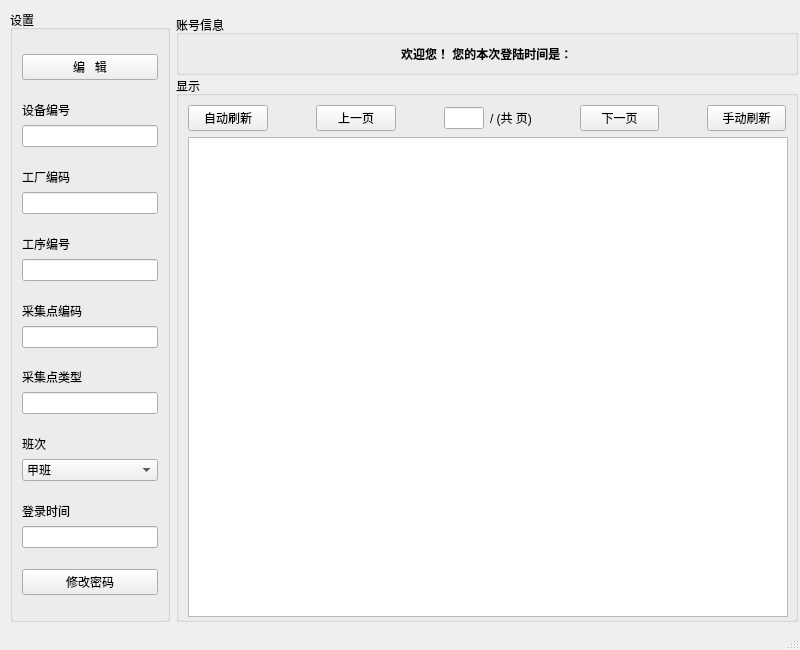
<?xml version="1.0" encoding="UTF-8"?>
<ui version="4.0">
 <class>MainWindow</class>
 <widget class="QMainWindow" name="MainWindow">
  <property name="geometry">
   <rect>
    <x>0</x>
    <y>0</y>
    <width>800</width>
    <height>650</height>
   </rect>
  </property>
  <property name="minimumSize">
   <size>
    <width>800</width>
    <height>650</height>
   </size>
  </property>
  <property name="windowTitle">
   <string>包装机监控</string>
  </property>
  <widget class="QWidget" name="centralwidget">
   <widget class="QWidget" name="layoutWidget">
    <property name="geometry">
     <rect>
      <x>10</x>
      <y>10</y>
      <width>788</width>
      <height>612</height>
     </rect>
    </property>
    <layout class="QGridLayout" name="showGrid">
     <item row="1" column="1">
      <widget class="QGroupBox" name="showBox">
       <property name="minimumSize">
        <size>
         <width>620</width>
         <height>510</height>
        </size>
       </property>
       <property name="title">
        <string>显示</string>
       </property>
       <layout class="QGridLayout" name="gridLayout_4">
        <item row="0" column="0">
         <widget class="QPushButton" name="refreshSelfBtn">
          <property name="text">
           <string>自动刷新</string>
          </property>
         </widget>
        </item>
        <item row="0" column="1">
         <spacer name="horizontalSpacer_7">
          <property name="orientation">
           <enum>Qt::Horizontal</enum>
          </property>
          <property name="sizeHint" stdset="0">
           <size>
            <width>35</width>
            <height>20</height>
           </size>
          </property>
         </spacer>
        </item>
        <item row="0" column="2">
         <widget class="QPushButton" name="prevPageBtn">
          <property name="text">
           <string>上一页</string>
          </property>
         </widget>
        </item>
        <item row="0" column="3">
         <spacer name="horizontalSpacer_6">
          <property name="orientation">
           <enum>Qt::Horizontal</enum>
          </property>
          <property name="sizeHint" stdset="0">
           <size>
            <width>35</width>
            <height>20</height>
           </size>
          </property>
         </spacer>
        </item>
        <item row="0" column="4">
         <widget class="QLineEdit" name="curPageNoEdit">
          <property name="maximumSize">
           <size>
            <width>40</width>
            <height>16777215</height>
           </size>
          </property>
         </widget>
        </item>
        <item row="0" column="5">
         <widget class="QLabel" name="totalPageLable">
          <property name="text">
           <string>/ (共 页)</string>
          </property>
         </widget>
        </item>
        <item row="0" column="6">
         <spacer name="horizontalSpacer_3">
          <property name="orientation">
           <enum>Qt::Horizontal</enum>
          </property>
          <property name="sizeHint" stdset="0">
           <size>
            <width>36</width>
            <height>20</height>
           </size>
          </property>
         </spacer>
        </item>
        <item row="0" column="7">
         <widget class="QPushButton" name="nextPageBtn">
          <property name="text">
           <string>下一页</string>
          </property>
         </widget>
        </item>
        <item row="0" column="8">
         <spacer name="horizontalSpacer_5">
          <property name="orientation">
           <enum>Qt::Horizontal</enum>
          </property>
          <property name="sizeHint" stdset="0">
           <size>
            <width>35</width>
            <height>20</height>
           </size>
          </property>
         </spacer>
        </item>
        <item row="0" column="9">
         <widget class="QPushButton" name="refreshBtn">
          <property name="text">
           <string>手动刷新</string>
          </property>
         </widget>
        </item>
        <item row="1" column="0" colspan="10">
         <widget class="QTableView" name="showTable">
          <property name="minimumSize">
           <size>
            <width>600</width>
            <height>480</height>
           </size>
          </property>
          <property name="verticalScrollBarPolicy">
           <enum>Qt::ScrollBarAlwaysOff</enum>
          </property>
          <property name="horizontalScrollBarPolicy">
           <enum>Qt::ScrollBarAlwaysOff</enum>
          </property>
          <property name="editTriggers">
           <set>QAbstractItemView::NoEditTriggers</set>
          </property>
         </widget>
        </item>
       </layout>
      </widget>
     </item>
     <item row="0" column="1">
      <widget class="QGroupBox" name="accountBox">
       <property name="minimumSize">
        <size>
         <width>620</width>
         <height>60</height>
        </size>
       </property>
       <property name="maximumSize">
        <size>
         <width>16777215</width>
         <height>50</height>
        </size>
       </property>
       <property name="title">
        <string>账号信息</string>
       </property>
       <layout class="QGridLayout" name="gridLayout_3">
        <item row="0" column="2">
         <widget class="QLabel" name="textLable">
          <property name="font">
           <font>
            <weight>75</weight>
            <bold>true</bold>
           </font>
          </property>
          <property name="text">
           <string>欢迎您！ 您的本次登陆时间是：</string>
          </property>
         </widget>
        </item>
        <item row="0" column="4">
         <spacer name="horizontalSpacer_2">
          <property name="orientation">
           <enum>Qt::Horizontal</enum>
          </property>
          <property name="sizeHint" stdset="0">
           <size>
            <width>40</width>
            <height>20</height>
           </size>
          </property>
         </spacer>
        </item>
        <item row="0" column="3">
         <widget class="QLabel" name="loadTimeLable2">
          <property name="text">
           <string/>
          </property>
         </widget>
        </item>
        <item row="0" column="1">
         <widget class="QLabel" name="userLable">
          <property name="text">
           <string/>
          </property>
         </widget>
        </item>
        <item row="0" column="0">
         <spacer name="horizontalSpacer">
          <property name="orientation">
           <enum>Qt::Horizontal</enum>
          </property>
          <property name="sizeHint" stdset="0">
           <size>
            <width>40</width>
            <height>20</height>
           </size>
          </property>
         </spacer>
        </item>
       </layout>
      </widget>
     </item>
     <item row="0" column="0" rowspan="2">
      <widget class="QGroupBox" name="settingBox">
       <property name="minimumSize">
        <size>
         <width>160</width>
         <height>610</height>
        </size>
       </property>
       <property name="title">
        <string>设置</string>
       </property>
       <layout class="QGridLayout" name="gridLayout_2">
        <item row="0" column="0">
         <layout class="QGridLayout" name="gridLayout">
          <item row="15" column="0">
           <spacer name="verticalSpacer_5">
            <property name="orientation">
             <enum>Qt::Vertical</enum>
            </property>
            <property name="sizeHint" stdset="0">
             <size>
              <width>20</width>
              <height>40</height>
             </size>
            </property>
           </spacer>
          </item>
          <item row="7" column="0">
           <spacer name="verticalSpacer_3">
            <property name="orientation">
             <enum>Qt::Vertical</enum>
            </property>
            <property name="sizeHint" stdset="0">
             <size>
              <width>20</width>
              <height>40</height>
             </size>
            </property>
           </spacer>
          </item>
          <item row="16" column="0" colspan="2">
           <layout class="QVBoxLayout" name="verticalLayout_7">
            <item>
             <widget class="QLabel" name="loadTimeLable">
              <property name="text">
               <string>登录时间</string>
              </property>
             </widget>
            </item>
            <item>
             <widget class="QLineEdit" name="loadTime"/>
            </item>
           </layout>
          </item>
          <item row="1" column="0" rowspan="2" colspan="2">
           <widget class="QPushButton" name="setBtn">
            <property name="text">
             <string>编   辑</string>
            </property>
           </widget>
          </item>
          <item row="13" column="0">
           <spacer name="verticalSpacer_7">
            <property name="orientation">
             <enum>Qt::Vertical</enum>
            </property>
            <property name="sizeHint" stdset="0">
             <size>
              <width>20</width>
              <height>40</height>
             </size>
            </property>
           </spacer>
          </item>
          <item row="18" column="0" colspan="2">
           <widget class="QPushButton" name="changePwdBtn">
            <property name="text">
             <string>修改密码</string>
            </property>
           </widget>
          </item>
          <item row="9" column="0">
           <spacer name="verticalSpacer_4">
            <property name="orientation">
             <enum>Qt::Vertical</enum>
            </property>
            <property name="sizeHint" stdset="0">
             <size>
              <width>20</width>
              <height>40</height>
             </size>
            </property>
           </spacer>
          </item>
          <item row="17" column="0">
           <spacer name="verticalSpacer_6">
            <property name="orientation">
             <enum>Qt::Vertical</enum>
            </property>
            <property name="sizeHint" stdset="0">
             <size>
              <width>20</width>
              <height>40</height>
             </size>
            </property>
           </spacer>
          </item>
          <item row="14" column="0" colspan="2">
           <layout class="QVBoxLayout" name="verticalLayout_6">
            <item>
             <widget class="QLabel" name="classLable">
              <property name="text">
               <string>班次</string>
              </property>
             </widget>
            </item>
            <item>
             <widget class="QComboBox" name="classBox">
              <item>
               <property name="text">
                <string>甲班</string>
               </property>
              </item>
              <item>
               <property name="text">
                <string>乙班</string>
               </property>
              </item>
              <item>
               <property name="text">
                <string>丙班</string>
               </property>
              </item>
             </widget>
            </item>
           </layout>
          </item>
          <item row="12" column="0" colspan="2">
           <layout class="QVBoxLayout" name="verticalLayout_5">
            <item>
             <widget class="QLabel" name="typeLable">
              <property name="text">
               <string>采集点类型</string>
              </property>
             </widget>
            </item>
            <item>
             <widget class="QLineEdit" name="type"/>
            </item>
           </layout>
          </item>
          <item row="8" column="0" colspan="2">
           <layout class="QVBoxLayout" name="verticalLayout_3">
            <item>
             <widget class="QLabel" name="processNoLable">
              <property name="text">
               <string>工序编号</string>
              </property>
             </widget>
            </item>
            <item>
             <widget class="QLineEdit" name="processNo"/>
            </item>
           </layout>
          </item>
          <item row="4" column="0" colspan="2">
           <layout class="QVBoxLayout" name="verticalLayout">
            <item>
             <widget class="QLabel" name="machinIDLable">
              <property name="text">
               <string>设备编号</string>
              </property>
             </widget>
            </item>
            <item>
             <widget class="QLineEdit" name="machineID"/>
            </item>
           </layout>
          </item>
          <item row="10" column="0" colspan="2">
           <layout class="QVBoxLayout" name="verticalLayout_4">
            <item>
             <widget class="QLabel" name="localityLable">
              <property name="text">
               <string>采集点编码</string>
              </property>
             </widget>
            </item>
            <item>
             <widget class="QLineEdit" name="localityNo"/>
            </item>
           </layout>
          </item>
          <item row="6" column="0" colspan="2">
           <layout class="QVBoxLayout" name="verticalLayout_2">
            <item>
             <widget class="QLabel" name="plantIDLable">
              <property name="text">
               <string>工厂编码</string>
              </property>
             </widget>
            </item>
            <item>
             <widget class="QLineEdit" name="plantID"/>
            </item>
           </layout>
          </item>
          <item row="5" column="0">
           <spacer name="verticalSpacer_2">
            <property name="orientation">
             <enum>Qt::Vertical</enum>
            </property>
            <property name="sizeHint" stdset="0">
             <size>
              <width>20</width>
              <height>40</height>
             </size>
            </property>
           </spacer>
          </item>
          <item row="3" column="0">
           <spacer name="verticalSpacer">
            <property name="orientation">
             <enum>Qt::Vertical</enum>
            </property>
            <property name="sizeHint" stdset="0">
             <size>
              <width>20</width>
              <height>40</height>
             </size>
            </property>
           </spacer>
          </item>
          <item row="11" column="0">
           <spacer name="verticalSpacer_8">
            <property name="orientation">
             <enum>Qt::Vertical</enum>
            </property>
            <property name="sizeHint" stdset="0">
             <size>
              <width>20</width>
              <height>40</height>
             </size>
            </property>
           </spacer>
          </item>
          <item row="0" column="0">
           <spacer name="verticalSpacer_9">
            <property name="orientation">
             <enum>Qt::Vertical</enum>
            </property>
            <property name="sizeHint" stdset="0">
             <size>
              <width>20</width>
              <height>40</height>
             </size>
            </property>
           </spacer>
          </item>
          <item row="19" column="0">
           <spacer name="verticalSpacer_10">
            <property name="orientation">
             <enum>Qt::Vertical</enum>
            </property>
            <property name="sizeHint" stdset="0">
             <size>
              <width>20</width>
              <height>40</height>
             </size>
            </property>
           </spacer>
          </item>
         </layout>
        </item>
       </layout>
      </widget>
     </item>
    </layout>
   </widget>
  </widget>
  <widget class="QStatusBar" name="statusbar"/>
 </widget>
 <tabstops>
  <tabstop>setBtn</tabstop>
  <tabstop>machineID</tabstop>
  <tabstop>plantID</tabstop>
  <tabstop>processNo</tabstop>
  <tabstop>localityNo</tabstop>
  <tabstop>type</tabstop>
  <tabstop>classBox</tabstop>
  <tabstop>loadTime</tabstop>
  <tabstop>changePwdBtn</tabstop>
  <tabstop>refreshSelfBtn</tabstop>
  <tabstop>refreshBtn</tabstop>
 </tabstops>
 <resources/>
 <connections/>
</ui>
